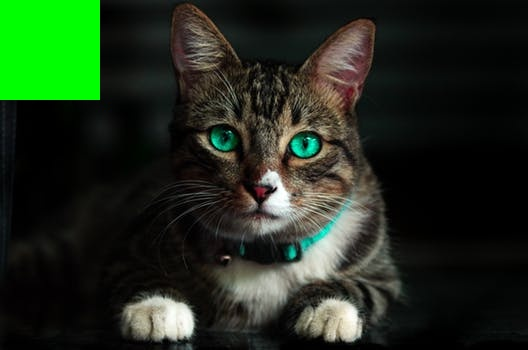
#> input picture Image Manipulation/Basics/newcat.jpeg, 528 x 350 px
$ python pixel.py --image newcat.jpeg
#> lines starting #> are read from the running program, lines starting #| are printed output that depends on the picture; after the words box and inside, x2 and y2 are one past the last pixel; in counts of white or black regions, pixels touching at a corner belong together
import argparse
import cv2

ap = argparse.ArgumentParser()
ap.add_argument("-i", "--image", required=True, help='Path to the image')
args = vars(ap.parse_args())

image = cv2.imread(args["image"])
#> image is the input picture: shape (350, 528, 3); mean B, G, R 27.5, 45.3, 31.5

(b, g, r) = image[0,0]
#> b = 1; g = 255; r = 0
print("{}, {}, {}".format(r,g,b))
#| 0, 255, 1

image[0, 0] = (0, 0, 255)
#> image: shape (350, 528, 3); under 0.01% of pixels changed, all inside (x1, y1, x2, y2) = (0, 0, 1, 1)
(b, g, r) = image[0,0]
#> b = 0; g = 0; r = 255
print("{}, {}, {}".format(r,g,b))
#| 255, 0, 0

corner = image[0:100, 0:100]
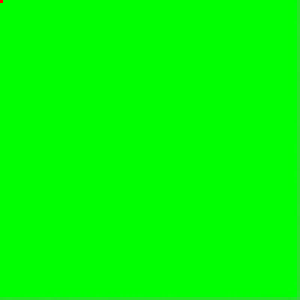
#> corner: shape (100, 100, 3) (shown 3 times larger); mean B, G, R 1.8, 254.4, 0.8
cv2.imshow("Corner", corner)
cv2.waitKey(0)

image[0: 100, 0: 100] = (0,255,0)
#> image: shape (350, 528, 3); mean B, G, R 27.4, 45.3, 31.5
cv2.imshow("Corner", image)
cv2.waitKey(0)

cv2.imwrite("cat.jpeg", image)
